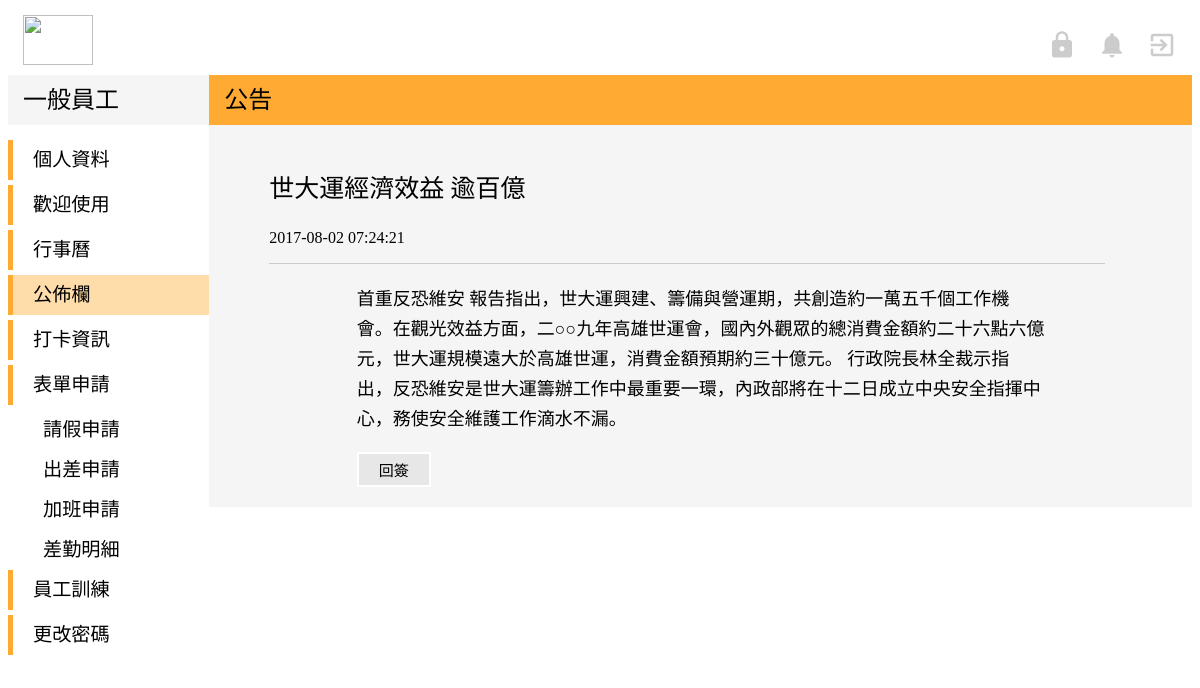
Page /user-Model/user_selectNews.php?id=3 (signed in) on the committed database.
### tables this page shows
CREATE TABLE `news` (
  `id` int(11) NOT NULL,
  `title` varchar(100) NOT NULL,
  `container` varchar(500) NOT NULL,
  `respond` varchar(200) NOT NULL,
  `release` timestamp NOT NULL DEFAULT CURRENT_TIMESTAMP
);

### user-Model/user_selectNews.php (the view, shortened to what this page needs)
<!DOCTYPE html>
<html>
<head>
	<link rel="stylesheet" href="../view/indexStyle.css">
</head>
<body>
	<div class="top">
	<img class="titleImg" src="https://cdn.unwire.hk/wp-content/uploads/2014/10/facebook-user.jpg" width="70" height="50">
		<a href="../Controller/log_logout.php">
			<i id="topIcon" class="material-icons" >exit_to_app</i>
		</a>
		<a href="#">
			<i id="topIcon" class="material-icons">notifications</i>
		</a>
    <?php if ($_SESSION['root'] == 'admin'){?>
		    <a href="../admin-Model/admin_index.php">
			    <i id="topIcon" class="material-icons">https</i>
		    </a><?php }
    ?>
	</div>
<div class="down">
		<div class="left">
			<div class="left-top">
				<p class="left-top-title">一般員工</p>
			</div>
			<div class="left-bottom">
				<div class="left-title" >
					<a href="user_profile.php" style="margin:auto 20px">個人資料</a>
				</div>
				<div class="left-title">
					<a href="user_introduction.php" style="margin:auto 20px">歡迎使用</a>
				</div>
				<div class="left-title">
					<a href="user_index.php"style="margin:auto 20px">行事曆</a>
				</div>
				<div class="left-title"  style="background-color:#FFDDAA">
					<p style="margin:auto 20px">公佈欄</p>
				</div>
				<div class="left-title">
					<a href="#" style="margin:auto 20px">打卡資訊</a>
				</div>
				<div class="left-title">
					<p style="margin:auto 20px">表單申請</p>
				</div>
					<div  class="left-list">
						<a href="user_leave.php" style="margin:auto 35px">請假申請</a>
					</div>
					<div class="left-list">
						<a href="user_bTrip.php" style="margin:auto 35px">出差申請</a>
					</div>
					<div class="left-list">
						<a href="user_overtime.php" style="margin:auto 35px">加班申請</a>
					</div>
					<div class="left-list">
						<a href="user_bTrip_list.php" style="margin:auto 35px">差勤明細</a>
					</div>
				<div class="left-title">
					<a href="#" style="margin:auto 20px">員工訓練</a>
				</div>
        <div class="left-title">
          <a href="#" style="margin:auto 20px">更改密碼</a>
        </div>
			</div>
		</div>
		<div class="right">
			<div class="right-top">
				<p class="right-top-title">公告</p>
			</div>
			<div class="right-bottom">
				<?php
					$servername = "localhost";
					$username = "root";
					$password = "root";
					$dbname = "peopleresource";
					try {
					    $conn = mysqli_connect($servername,$username ,$password,$dbname);
					    $sql = "SELECT * FROM `news` WHERE id='".$_GET['id']."'";
					    $result = mysqli_query($conn,$sql);
					    }
					catch(PDOException $e)
					    {
					    echo $sql . "<br>" . $e->getMessage();
					    }
					while($row=mysqli_fetch_array($result)){
				?>
				<div style="float:left;margin-left:60px;border-bottom:solid 1px #CCC;width:85%;margin-bottom:20px">
					<p style="font-size:25px;font-weight:500;font-family:Microsoft JhengHei">
						<?php echo $row['title'];?>
					<p style="font-size:16px;font-weight:300;font-family:Microsoft JhengHei">
						<?php echo $row['release'];?>
					</p>
				</div>
				<div style="margin:auto;width:70%">
					<p style="font-size:18px;font-weight:300;line-height:30px;font-family:Microsoft JhengHei"> <?php echo $row['container'] ?></p>
				<a href="../Controller/respond.php?id=<?php echo $row['id'];?>"><input type="submit" name="" value='回簽' size="6.5" class="btn"></a>
				</div>
				<?php } ?>
			</div>
		</div>
	</div>
</body>
</html>

### view/indexStyle.css (style rules this page uses)
a { text-decoration:none; }
a:link { color: black; }
.top { width:100%; height:60px; background-color:white; margin-top:15px; }
.titleImg { float:left; margin-left:15px; }
#topIcon { margin-top:15px; margin-right:15px; margin-left:5px; float:right; font-size:30px; color:#CCC; }
.down { width:100%; height:auto; background-color:white; margin:auto; }
.left { width:17%; height:auto; background-color:white; margin:auto; float:left; }
.left-top { width:100%; height:50px; background-color:#F5F5F5; margin:auto; }
.left-top-title { line-height:50px; font-family:Microsoft JhengHei; font-size:150%; margin:auto 15px; font-weight: 500; }
.left-bottom { margin-top: 15px; }
.left-title { width:100%; height:40px; text-align:left; font-family:Microsoft JhengHei; border-left:solid 5px #FFAA33; margin-bottom:5px; line-height:40px; font-size:120%; }
.left-list { width:100%; height:40px; text-align:left; font-family:Microsoft JhengHei; font-size:18px; color:#666666; font-size:120%; line-height:40px; font-weight: 300; }
.right { width:83%; height:auto; background-color:#F5F5F5; margin:auto; float:right; padding-bottom: 20px; }
.right-top { width:100%; height:50px; background-color:#FFAA33; margin:auto; }
.right-top-title { line-height:50px; font-family:Microsoft JhengHei; font-size:150%; margin:auto 15px; font-weight: 500; }
.btn { border:2px white solid; color:black; padding:5px 20px; cursor:pointer; background-color:#e7e7e7; font-family: Microsoft JhengHei; font-size:15px; }

### rows in the picture
news: title "世大運經濟效益 逾百億", release "2017-08-02 07:24:21", container "首重反恐維安 報告指出，世大運興建、籌備與營運期，共創造約一萬五千個工作機會。在觀光效益方面，二○○九年高雄世運會，國內外觀眾的總消費金額約二十六點六億元，世大運規模遠大於高雄世運，消費金額預期約三十億元。 行政院長林全裁示指出，反恐維安是世大運籌辦工作中最重要一環，內政部將在十二日成立中央安全指揮中心，務使安全維護工作滴水不漏。"
